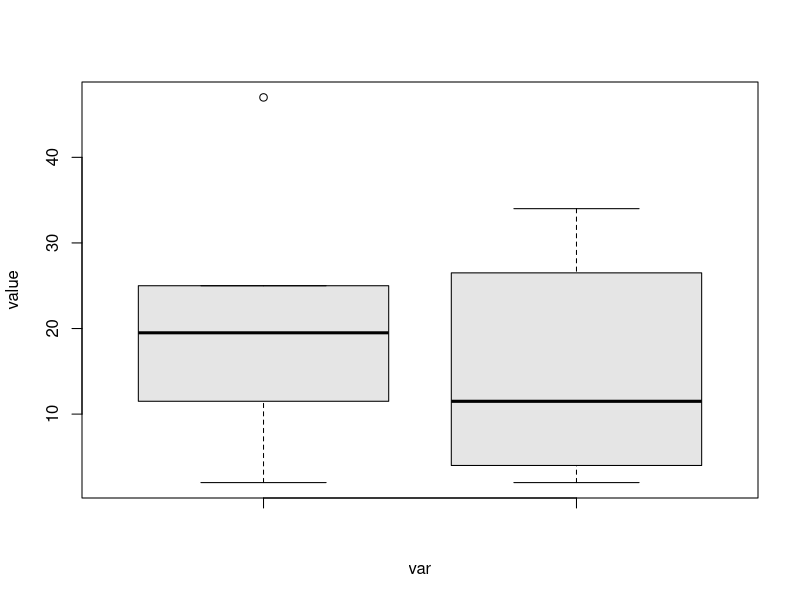

Recreate this plot in R.
#boxplot

count<-c(9,25,15,2,14,25,24,47)
speed<-c(2,3,5,9,14,24,29,34)
fw<-data.frame(count,speed)
fw
boxplot(fw$count,fw$speed,Name=c('count','speed'),xlab='var',ylab='value',col='gray90')
quantile(fw$count)
quantile(fw$speed)
IQR(fw$speed)
